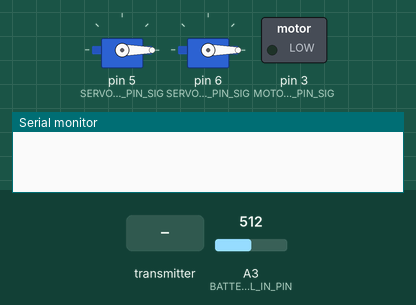
Simulated run of this program. Board: Arduino Nano, built with avr-gcc and run on an emulated ATmega328P. Shown: 2 × servo, switched loads named in the program (green lamp = pin HIGH), the last lines printed to the serial monitor. Inputs (shaded band) come from the test bench; at power-on: A3 (BATTERY_LEVEL_IN_PIN) = 512. No radio packets arrive unless stated.

Above: at 1.2 s.
1.3 s: the transmitter starts sending data.0 = 256
At 2.3 s:
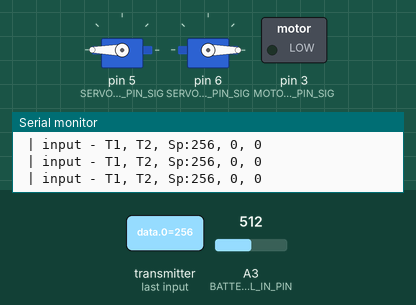
2.8 s: the transmitter starts sending data.1 = 256
At 3.4 s:
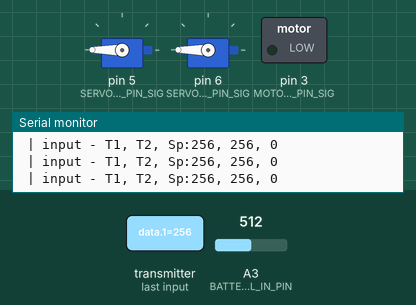
4.3 s: the transmitter starts sending data.2 = 1023
At 4.7 s:
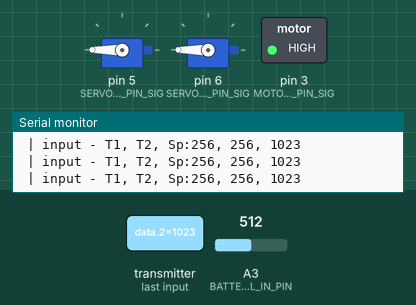
5.8 s: the transmitter starts sending data.0 = 0
At 6.9 s:
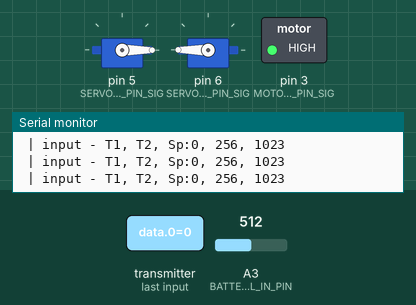
7.3 s: the transmitter starts sending data.1 = 0
At 8.2 s:
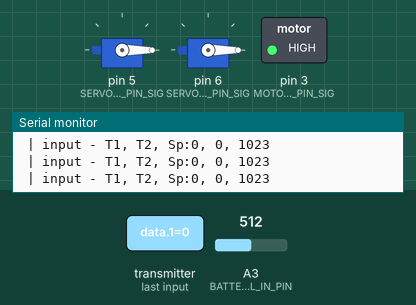
8.8 s: the transmitter starts sending data.0 = 1023
At 9.2 s:
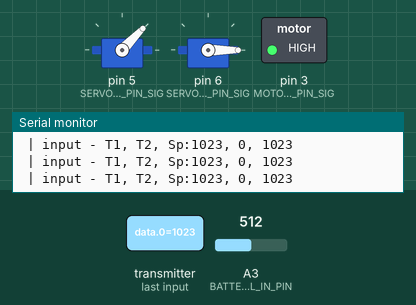
Timing chart, 0 to 11.3 s (numbered marks = the images above; inputs shaded):
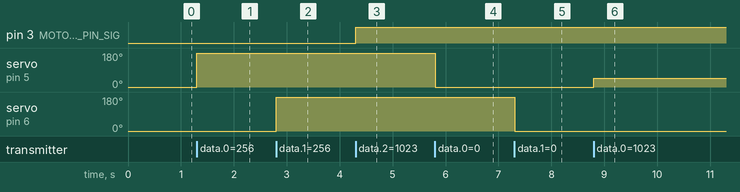

The program:

main.cpp
```cpp
// Include Libraries
#include "Arduino.h"
#include "Servo.h"

#include <SPI.h>
#include <nRF24L01.h>
#include <RF24.h>

RF24 radio(7, 8); // CE, CSN
const byte addresses[][6] = {"00001", "00002"};

int data[3];

// Pin Definitions
#define MOTOR_1_PIN_SIG 3 // D3
#define MOTOR_2_PIN_SIG 3
#define SERVO9G1_1_PIN_SIG 5 // D5
#define SERVO9G2_2_PIN_SIG 6 // D6

#define BATTERY_LEVEL_IN_PIN 17 // A0

// Global variables and defines
#define DATA_OUT_LEFT_TAIL 0
#define DATA_OUT_RIGHT_TAIL 1
#define DATA_OUT_THROTTLE 2

int planeBatteryLevel = 0;

// object initialization
Servo servo9g1_1;
Servo servo9g2_2;

// Setup the essentials for your circuit to work. It runs first every time your circuit is powered with electricity.
void setup() {
    // Setup Serial which is useful for debugging
    // Use the Serial Monitor to view printed messages
    Serial.begin(9600);
    while (!Serial); // wait for serial port to connect. Needed for native USB

    radio.begin();
    radio.openWritingPipe(addresses[0]); // 00001
    radio.openReadingPipe(1, addresses[1]); // 00002
    radio.setPALevel(RF24_PA_MIN);

    data[DATA_OUT_LEFT_TAIL] = 0;
    data[DATA_OUT_RIGHT_TAIL] = 0;
    data[DATA_OUT_THROTTLE] = 0;

    servo9g1_1.attach(SERVO9G1_1_PIN_SIG);
    servo9g1_1.write(data[DATA_OUT_LEFT_TAIL]);
    //delay(100);
    //servo9g1_1.detach();

    servo9g2_2.attach(SERVO9G2_2_PIN_SIG);
    servo9g2_2.write(data[DATA_OUT_RIGHT_TAIL]);
    //delay(100);
    //servo9g2_2.detach();

    analogWrite(MOTOR_1_PIN_SIG, data[DATA_OUT_THROTTLE]);
}

// Main logic of your circuit. It defines the interaction between the components you selected. After setup, it runs over and over again, in an eternal loop.
void loop() {
    delay(5);
    radio.startListening();
    if ( radio.available()) {
        while (radio.available()) {
            radio.read(&data, sizeof(data));

            Serial.println(" | input - T1, T2, Sp:" + String(data[DATA_OUT_LEFT_TAIL]) + ", "+ String(data[DATA_OUT_RIGHT_TAIL]) + ", " + String(data[DATA_OUT_THROTTLE]));

            servo9g1_1.write(data[DATA_OUT_LEFT_TAIL]);
            servo9g2_2.write(data[DATA_OUT_RIGHT_TAIL]);
            analogWrite( MOTOR_1_PIN_SIG, data[DATA_OUT_THROTTLE]);
        }

        delay(5);
        radio.stopListening();
        planeBatteryLevel = analogRead(BATTERY_LEVEL_IN_PIN);
        radio.write(&planeBatteryLevel, sizeof(planeBatteryLevel));
    }
}
```

Measured:
- after the input at 1.3 s, servo on pin 5 (SERVO9G1_1_PIN_SIG): 0° → 180° at once
- after the input at 2.8 s, servo on pin 6 (SERVO9G2_2_PIN_SIG): 0° → 180° at once
- after the input at 4.3 s, pin 3 (MOTOR_1_PIN_SIG): LOW → HIGH at once
- after the input at 5.8 s, servo on pin 5 (SERVO9G1_1_PIN_SIG): 180° → 0° at once
- after the input at 7.3 s, servo on pin 6 (SERVO9G2_2_PIN_SIG): 180° → 0° at once
- after the input at 8.8 s, servo on pin 5 (SERVO9G1_1_PIN_SIG): 0° → 46° at once
